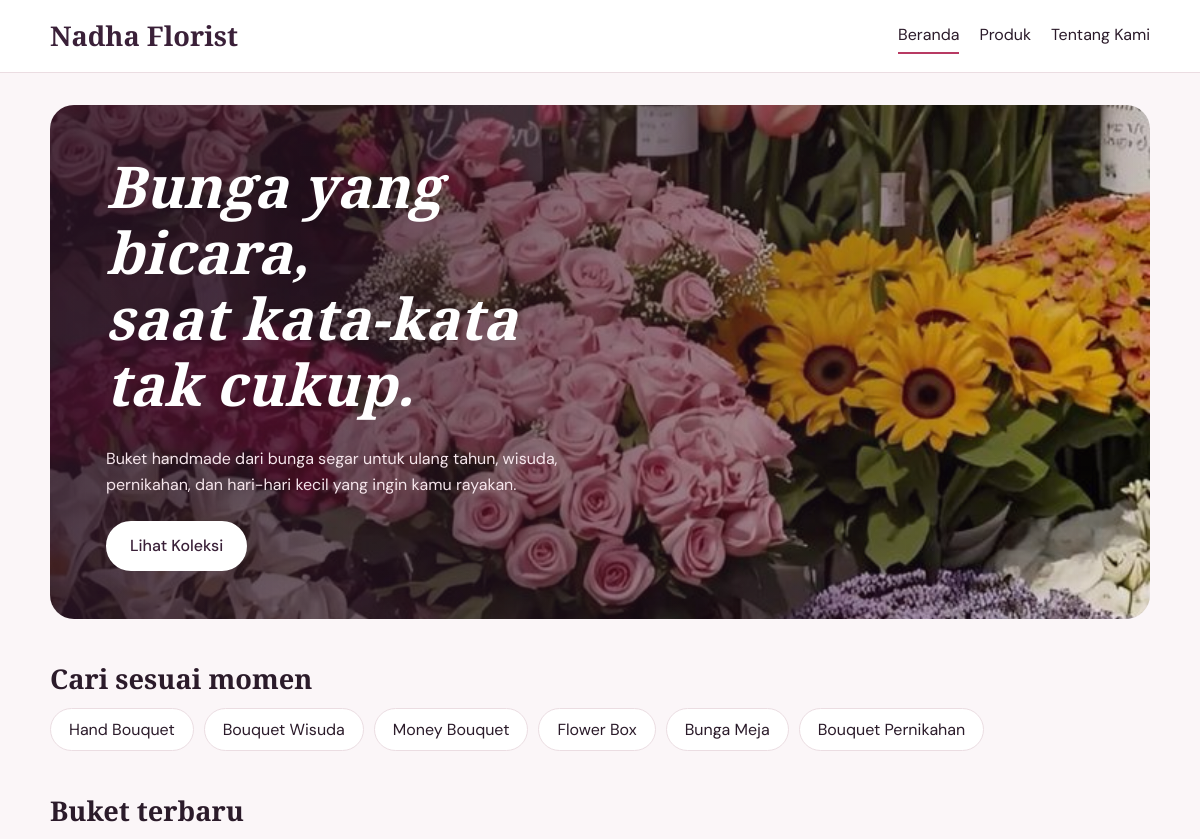
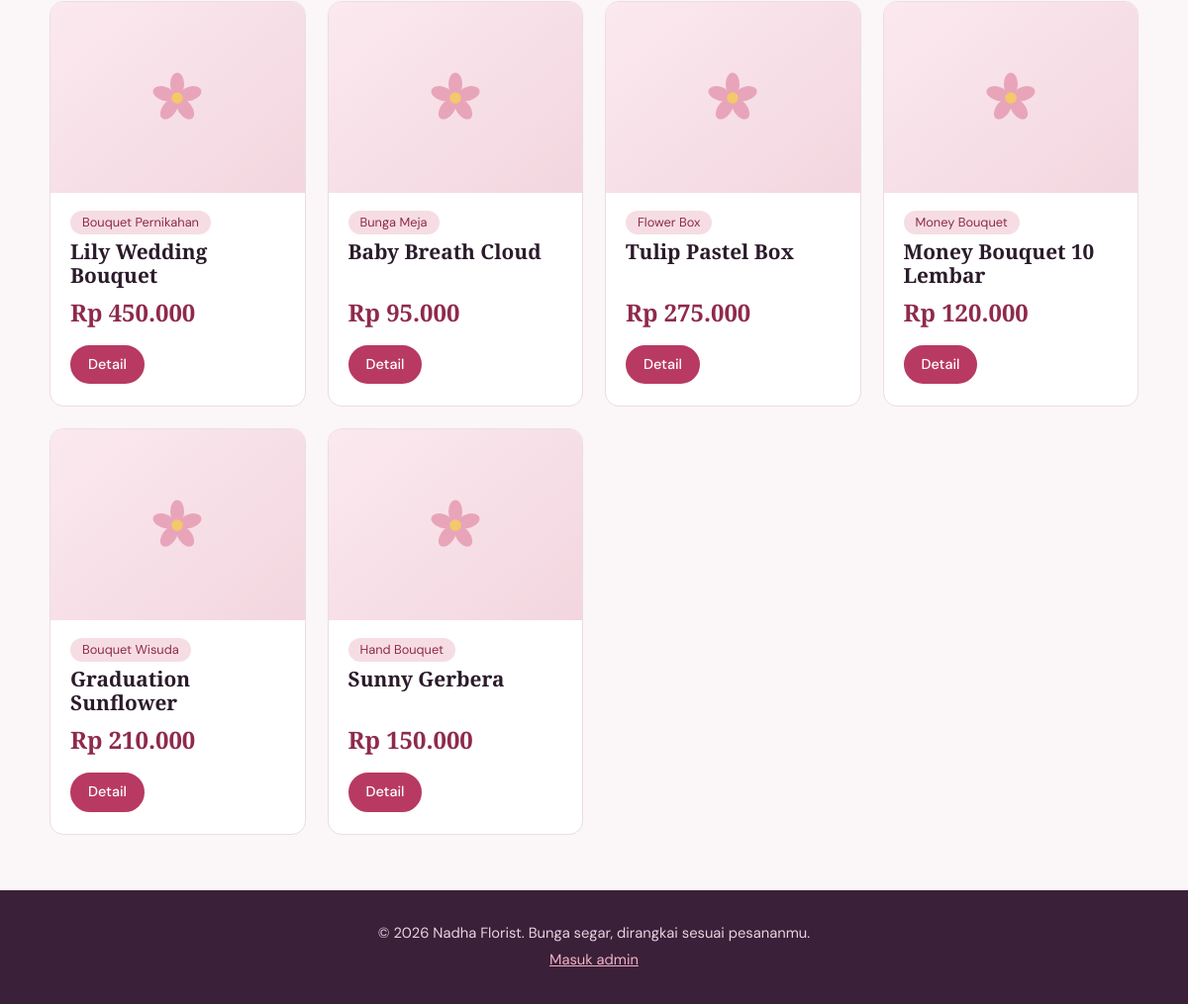
The page / on the database its author committed (2 pictures, top to bottom).
### tables this page shows
CREATE TABLE IF NOT EXISTS `produk` (
  `id` int(11) NOT NULL AUTO_INCREMENT,
  `nama` varchar(100) NOT NULL,
  `kategori` varchar(50) NOT NULL,
  `deskripsi` text NOT NULL,
  `harga` decimal(12,2) NOT NULL,
  `stok` int(11) NOT NULL DEFAULT 0,
  `gambar` varchar(255) DEFAULT NULL,
  `created_at` timestamp NOT NULL DEFAULT CURRENT_TIMESTAMP,
  PRIMARY KEY (`id`)
);

### index.php (the view, shortened to what this page needs)
<?php
require_once "config/database.php";
$query = mysqli_query(
    $conn,
    "SELECT * FROM produk
     ORDER BY id DESC
     LIMIT 6"
);
require_once "includes/header.php";
?>
<section class="hero">
    <div class="hero-teks">
        <h1>Bunga yang bicara,<br>saat kata-kata tak cukup.</h1>
        <p>
            Buket handmade dari bunga segar untuk ulang tahun, wisuda,
            pernikahan, dan hari-hari kecil yang ingin kamu rayakan.
        </p>
        <a href="produk.php" class="btn">Lihat Koleksi</a>
    </div>
</section>
<section class="bagian">
    <h2>Cari sesuai momen</h2>
    <div class="chips">
        <?php foreach (KATEGORI as $k): ?>
            <a href="produk.php?kategori=<?= urlencode($k); ?>"><?= e($k); ?></a>
        <?php endforeach; ?>
    </div>
</section>
<section class="bagian">
    <h2>Buket terbaru</h2>
    <div class="grid">
        <?php while ($row = mysqli_fetch_assoc($query)): ?>
        <div class="card produk-card">
            <?= gambar_produk($row['gambar'], $row['nama']); ?>
            <div class="card-isi">
                <span class="tag"><?= e($row['kategori']); ?></span>
                <h3><?= e($row['nama']); ?></h3>
                <strong class="harga"><?= rupiah($row['harga']); ?></strong>
                <a href="detail.php?id=<?= $row['id']; ?>" class="btn btn-kecil">Detail</a>
            </div>
        </div>
        <?php endwhile; ?>
    </div>
</section>
<?php require_once "includes/footer.php"; ?>

### includes/header.php (shortened to what this page needs)
<?php
$is_admin = $is_admin ?? false;
$base     = $is_admin ? "../" : "";
$hal      = basename($_SERVER['SCRIPT_NAME']);
function nav_aktif($file, $hal)
{
    return $file === $hal ? ' class="aktif"' : '';
}
?>
<!DOCTYPE html>
<html lang="id">
<head>
    <link rel="stylesheet" href="<?= $base; ?>assets/style.css">
</head>
<body class="<?= $is_admin ? 'admin' : 'publik'; ?>">
<header class="navbar">
    <div class="container nav-inner">
        <a href="index.php" class="brand"><?= NAMA_TOKO; ?></a>
        <nav class="nav-links">
        <?php if ($is_admin && !isset($_SESSION['admin_id'])): ?>
            <a href="../index.php">Kembali ke website</a>
        <?php else: ?>
            <a href="index.php"<?= nav_aktif('index.php', $hal); ?>>Beranda</a>
            <a href="produk.php"<?= nav_aktif('produk.php', $hal); ?>>Produk</a>
            <a href="tentang.php"<?= nav_aktif('tentang.php', $hal); ?>>Tentang Kami</a>
        <?php endif; ?>
        </nav>
    </div>
</header>
<main class="container">

### config/database.php (shortened to what this page needs)
<?php
function e($teks)
{
    return htmlspecialchars((string)$teks, ENT_QUOTES, 'UTF-8');
}
function rupiah($angka)
{
    return "Rp " . number_format((float)$angka, 0, ',', '.');
}
function gambar_produk($gambar, $nama, $base = "")
{
    return '<div class="product-image placeholder" role="img" aria-label="Belum ada foto">
        <svg viewBox="0 0 100 100" width="64" height="64" aria-hidden="true">
            <g fill="#E8A5BA">
                <ellipse cx="50" cy="28" rx="11" ry="18"/>
                <ellipse cx="50" cy="28" rx="11" ry="18" transform="rotate(72 50 50)"/>
                <ellipse cx="50" cy="28" rx="11" ry="18" transform="rotate(144 50 50)"/>
                <ellipse cx="50" cy="28" rx="11" ry="18" transform="rotate(216 50 50)"/>
                <ellipse cx="50" cy="28" rx="11" ry="18" transform="rotate(288 50 50)"/>
            </g>
            <circle cx="50" cy="50" r="9" fill="#F3C969"/>
        </svg></div>';
}

### includes/footer.php
</main>
<footer class="footer">
    <div class="container">
        <?php if (!empty($is_admin)): ?>
            <p>Panel admin <?= NAMA_TOKO; ?></p>
        <?php else: ?>
            <p>&copy; <?= date('Y'); ?> <?= NAMA_TOKO; ?>. Bunga segar, dirangkai sesuai pesananmu.</p>
            <p><a href="admin/login.php">Masuk admin</a></p>
        <?php endif; ?>
    </div>
</footer>
</body>
</html>

### assets/style.css (style rules this page uses)
:root { --ink: #2B1B2A; --muted: #7A6674; --bg: #FBF6F8; --surface: #FFFFFF; --rose: #B83A63; --rose-dark: #8F2A4C; --petal: #F6DDE4; --sage: #5E7F66; --line: #EBDDE2; --plum: #3A2038; --radius: 14px; }
* { box-sizing: border-box; }
body { margin: 0; background: var(--bg); color: var(--ink); font-family: "DM Sans", system-ui, sans-serif; line-height: 1.6; }
h1, h2, h3 { font-family: "Cormorant Garamond", Georgia, serif; line-height: 1.15; margin: 0 0 .5em; }
h1 { font-size: 2.4rem; }
h2 { font-size: 1.7rem; }
h3 { font-size: 1.3rem; }
a { color: var(--rose); }
.container { width: min(1100px, 92%); margin-inline: auto; }
main.container { padding-block: 32px 56px; min-height: 70vh; }
.navbar { background: var(--surface); border-bottom: 1px solid var(--line); position: sticky; top: 0; z-index: 10; }
.nav-inner { display: flex; align-items: center; justify-content: space-between; gap: 16px; padding-block: 14px; flex-wrap: wrap; }
.brand { font-family: "Cormorant Garamond", serif; font-size: 1.7rem; font-weight: 700; color: var(--plum); text-decoration: none; }
.nav-links { display: flex; gap: 20px; flex-wrap: wrap; }
.nav-links a { color: var(--ink); text-decoration: none; padding: 4px 0; border-bottom: 2px solid transparent; }
.nav-links a:hover, .nav-links a.aktif { border-color: var(--rose); }
.btn { display: inline-block; border: 2px solid var(--rose); background: var(--rose); color: #fff; padding: 10px 22px; border-radius: 999px; font: inherit; font-weight: 500; text-decoration: none; cursor: pointer; transition: background .2s, color .2s; }
.btn-kecil { padding: 6px 16px; font-size: .9rem; }
.card { background: var(--surface); border: 1px solid var(--line); border-radius: var(--radius); padding: 24px; margin-bottom: 20px; }
.grid { display: grid; grid-template-columns: repeat(auto-fill, minmax(250px, 1fr)); gap: 22px; }
.produk-card { padding: 0; overflow: hidden; margin: 0; display: flex; flex-direction: column; }
.card-isi { padding: 18px 20px 22px; display: flex; flex-direction: column; align-items: flex-start; gap: 6px; flex: 1; }
.card-isi h3 { margin: 0; }
.harga { color: var(--rose-dark); font-family: "Cormorant Garamond", serif; font-size: 1.5rem; margin-top: auto; }
.card-isi .btn { margin-top: 8px; }
.tag { background: var(--petal); color: var(--rose-dark); font-size: .8rem; padding: 2px 12px; border-radius: 999px; }
.product-image { width: 100%; aspect-ratio: 4 / 3; object-fit: cover; display: block; }
.placeholder { display: grid; place-items: center; background: linear-gradient(140deg, #FBE9EF, #F3D6DF); }
.hero { display: flex; align-items: flex-end; min-height: 460px; color: #fff; border-radius: 24px; padding: 48px 56px; overflow: hidden; background: linear-gradient(90deg, rgba(43, 20, 38, .82) 0%, rgba(43, 20, 38, .45) 55%, rgba(43, 20, 38, .05) 100%), url("img/hero.jpg") center 62% / cover no-repeat; }
.hero-teks { max-width: 520px; }
.hero h1 { font-size: clamp(2.2rem, 5vw, 3.6rem); font-style: italic; }
.hero p { color: #F6E6EC; max-width: 46ch; margin-bottom: 24px; }
.hero .btn { background: #fff; color: var(--plum); border-color: #fff; }
.bagian { margin-top: 44px; }
.chips { display: flex; flex-wrap: wrap; gap: 10px; }
.chips a { border: 1px solid var(--line); background: var(--surface); color: var(--ink); text-decoration: none; padding: 8px 18px; border-radius: 999px; }
.footer { background: var(--plum); color: #E9D3E0; text-align: center; padding: 28px 0; font-size: .92rem; }
.footer p { margin: 4px 0; }
.footer a { color: #F2B3C6; }

### rows shown on the page
produk: kategori "Bouquet Pernikahan", nama "Lily Wedding Bouquet", harga "Rp 450.000"
produk: kategori "Bunga Meja", nama "Baby Breath Cloud", harga "Rp 95.000"
produk: kategori "Flower Box", nama "Tulip Pastel Box", harga "Rp 275.000"
produk: kategori "Money Bouquet", nama "Money Bouquet 10 Lembar", harga "Rp 120.000"
produk: kategori "Bouquet Wisuda", nama "Graduation Sunflower", harga "Rp 210.000"
produk: kategori "Hand Bouquet", nama "Sunny Gerbera", harga "Rp 150.000"

### other values the page prints
NAMA_TOKO "Nadha Florist"
$k "Hand Bouquet"
$k "Bouquet Wisuda"
$k "Money Bouquet"
$k "Flower Box"
$k "Bunga Meja"
$k "Bouquet Pernikahan"
